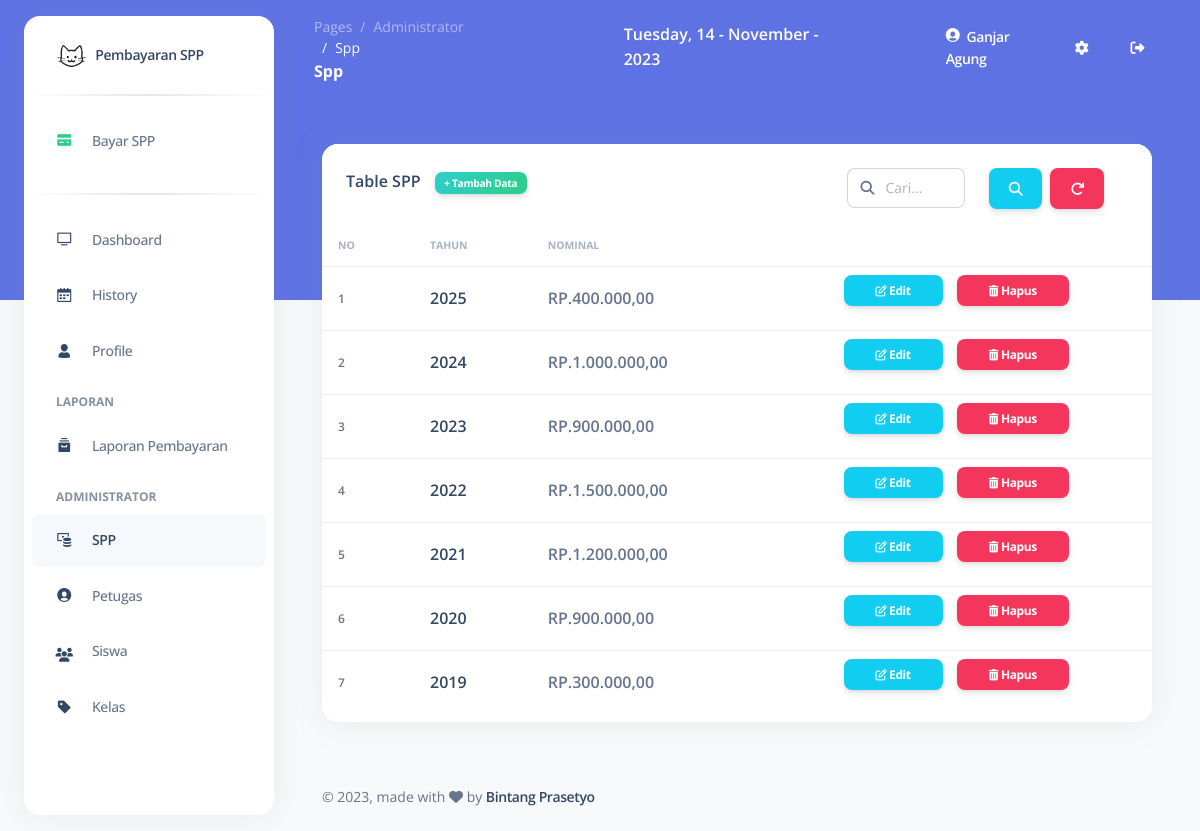
/pages/index.php?page=spp (signed in), run on the app's committed database.
### tables this page shows
CREATE TABLE `spp` (
  `id_spp` int(11) NOT NULL,
  `tahun` int(11) DEFAULT NULL,
  `nominal` int(11) DEFAULT NULL
);

### pages/index.php (called while the page is built)
<?php
require_once 'header.php';
?>
  <?php
    require_once 'header-up.php';
  ?>
  <?php
    $page = isset($_GET['page']) ? $_GET['page'] : 'dashboard' ;
    include $page . '.php';
  ?>
<?php
require_once 'footer.php';
?>

### pages/spp.php (the view, shortened to what this page needs)
<div class="container-fluid py-4">
  <div class="row">
    <div class="col-12">
      <div class="card mb-4">
        <div class="card-header pb-0">
          <form method="post">
            <h6>
              Table SPP <a title="Tambah Data pada Table SPP" style="margin-left: 10px;" class="btn btn-sm badge badge-sm text-xxs bg-gradient-success" data-bs-toggle="modal" data-bs-target="#tambahspp">+ Tambah Data</a>
                <a class="btn btn-danger me-4" href="" title="Reset Filter pada Table" style="float: right;">
                  <i class="fa fa-repeat" aria-hidden="true"></i>
                </a>
                <button type="submit" title="Cari Nominal atau Tahun pada Table SPP" class="btn btn-info me-2" style="float: right;">
                  <i class="fas fa-search" aria-hidden="true"></i>
                </button>
                <div class="input-group w-15 me-4 mh-50 form-inline" style="float: right;">
                  <span class="input-group-text text-body"><i class="fas fa-search" aria-hidden="true"></i></span>
                  <input type="text" class="form-control" title="Cari Nominal atau Tahun pada Table SPP" name="caridata" pattern="[A-Za-z0-9& .]*" oninvalid="alert('Tolong isi Tab Pencarian dengan Benar')" placeholder="Cari...">
                </div>
            </h6>
          </form>
        </div>
        <div class="card-body px-0 pt-0 pb-2">
          <div class="table-responsive p-0">
            <table class="table align-items-center mb-0">
              <thead>
                <tr>
                  <th class="text-uppercase text-secondary text-xxs font-weight-bolder opacity-7 ps-3">No</th>
                  <th class="text-uppercase text-secondary text-xxs font-weight-bolder opacity-7 ps-3">Tahun</th>
                  <th class="text-uppercase text-secondary text-xxs font-weight-bolder opacity-7 ps-2">Nominal</th>
                  <th class="text-secondary opacity-7"></th>
                </tr>
              </thead>
              <tbody>
                <?php
                if (isset($_POST['caridata'])) {
                  $cari = $_POST['caridata'];
                  $query = mysqli_query($connect, "SELECT * FROM spp WHERE tahun LIKE '%".$cari."%' OR nominal LIKE '%".$cari."%' ORDER BY tahun DESC ");
                }else{
                  $query = mysqli_query($connect, "SELECT * FROM spp ORDER BY tahun DESC ");
                }
                $i = 1;
                while ($data = mysqli_fetch_array($query)) {
                  ?>
                  <tr>
                    <td>
                      <div class="d-flex px-2 py-1">
                        <div class="d-flex flex-column justify-content-center">
                          <p class="text-xs font-weight-bold mb-0"><?= $i ?></p>
                        </div>
                      </div>
                    </td>
                    <td>
                      <div class="d-flex px-2 py-1">
                        <div class="d-flex flex-column justify-content-center">
                          <h6 class="mb-0"><?= $data['tahun'] ?></h6>
                        </div>
                      </div>
                    </td>
                    <td>
                      <p class="font-weight-bold mb-0">RP.<?= number_format($data['nominal'] , 2, ',', '.') ?></p>
                    </td>
                    <td class="align-middle text-center">
                      <a title="Edit Data SPP" data-bs-toggle="modal" data-bs-target="#editspp<?= $data['id_spp'] ?>" class="btn btn-info btn-sm text-xs" data-original-title="Edit SPP">
                        <i class="fa fa-pencil-square-o" aria-hidden="true"></i>
                        Edit
                      </a>
                      <a title="Hapus Data SPP Beserta Pembayaran di dalamnya" data-bs-toggle="modal" data-bs-target="#hapusspp<?= $data['id_spp'] ?>" style="margin-left: 10px;" class="btn btn-danger btn-sm text-xs" data-original-title="Hapus SPP">
                        <i class="fa fa-trash" aria-hidden="true"></i>
                        Hapus
                      </a>
                    </td>
                  </tr>
                  <?php
                $i++;
                }
                ?>
              </tbody>
            </table>
          </div>
        </div>
      </div>
    </div>
  </div>
</div>

### data on the page
spp: tahun "2025", nominal "400.000,00"
spp: tahun "2024", nominal "1.000.000,00"
spp: tahun "2023", nominal "900.000,00"
spp: tahun "2022", nominal "1.500.000,00"
spp: tahun "2021", nominal "1.200.000,00"
spp: tahun "2020", nominal "900.000,00"
spp: tahun "2019", nominal "300.000,00"

### other printed values
$title "Spp"
$nama "Ganjar Agung"
